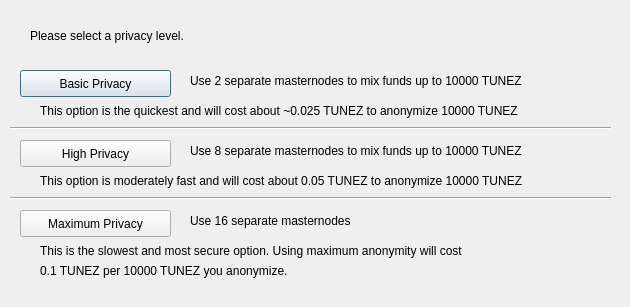
<?xml version="1.0" encoding="UTF-8"?>
<ui version="4.0">
 <class>ObfuscationConfig</class>
 <widget class="QDialog" name="ObfuscationConfig">
  <property name="geometry">
   <rect>
    <x>0</x>
    <y>0</y>
    <width>630</width>
    <height>307</height>
   </rect>
  </property>
  <property name="windowTitle">
   <string>Configure Obfuscation</string>
  </property>
  <widget class="QPushButton" name="buttonBasic">
   <property name="geometry">
    <rect>
     <x>20</x>
     <y>70</y>
     <width>151</width>
     <height>27</height>
    </rect>
   </property>
   <property name="text">
    <string>Basic Privacy</string>
   </property>
  </widget>
  <widget class="QPushButton" name="buttonHigh">
   <property name="geometry">
    <rect>
     <x>20</x>
     <y>140</y>
     <width>151</width>
     <height>27</height>
    </rect>
   </property>
   <property name="text">
    <string>High Privacy</string>
   </property>
  </widget>
  <widget class="QPushButton" name="buttonMax">
   <property name="geometry">
    <rect>
     <x>20</x>
     <y>210</y>
     <width>151</width>
     <height>27</height>
    </rect>
   </property>
   <property name="text">
    <string>Maximum Privacy</string>
   </property>
  </widget>
  <widget class="QLabel" name="label">
   <property name="geometry">
    <rect>
     <x>30</x>
     <y>20</y>
     <width>571</width>
     <height>31</height>
    </rect>
   </property>
   <property name="text">
    <string>Please select a privacy level.</string>
   </property>
  </widget>
  <widget class="QLabel" name="label_2">
   <property name="geometry">
    <rect>
     <x>190</x>
     <y>70</y>
     <width>421</width>
     <height>21</height>
    </rect>
   </property>
   <property name="text">
    <string>Use 2 separate masternodes to mix funds up to 10000 TUNEZ</string>
   </property>
  </widget>
  <widget class="QLabel" name="label_3">
   <property name="geometry">
    <rect>
     <x>190</x>
     <y>140</y>
     <width>411</width>
     <height>21</height>
    </rect>
   </property>
   <property name="text">
    <string>Use 8 separate masternodes to mix funds up to 10000 TUNEZ</string>
   </property>
  </widget>
  <widget class="QLabel" name="label_4">
   <property name="geometry">
    <rect>
     <x>190</x>
     <y>210</y>
     <width>421</width>
     <height>21</height>
    </rect>
   </property>
   <property name="text">
    <string>Use 16 separate masternodes</string>
   </property>
  </widget>
  <widget class="QLabel" name="label_6">
   <property name="geometry">
    <rect>
     <x>40</x>
     <y>100</y>
     <width>561</width>
     <height>21</height>
    </rect>
   </property>
   <property name="text">
    <string>This option is the quickest and will cost about ~0.025 TUNEZ to anonymize 10000 TUNEZ</string>
   </property>
  </widget>
  <widget class="QLabel" name="label_7">
   <property name="geometry">
    <rect>
     <x>40</x>
     <y>170</y>
     <width>561</width>
     <height>21</height>
    </rect>
   </property>
   <property name="text">
    <string>This option is moderately fast and will cost about 0.05 TUNEZ to anonymize 10000 TUNEZ</string>
   </property>
  </widget>
  <widget class="QLabel" name="label_8">
   <property name="geometry">
    <rect>
     <x>40</x>
     <y>240</y>
     <width>561</width>
     <height>21</height>
    </rect>
   </property>
   <property name="text">
    <string>This is the slowest and most secure option. Using maximum anonymity will cost</string>
   </property>
  </widget>
  <widget class="QLabel" name="label_9">
   <property name="geometry">
    <rect>
     <x>40</x>
     <y>260</y>
     <width>561</width>
     <height>21</height>
    </rect>
   </property>
   <property name="text">
    <string>0.1 TUNEZ per 10000 TUNEZ you anonymize.</string>
   </property>
  </widget>
  <widget class="Line" name="line">
   <property name="geometry">
    <rect>
     <x>10</x>
     <y>120</y>
     <width>601</width>
     <height>16</height>
    </rect>
   </property>
   <property name="orientation">
    <enum>Qt::Horizontal</enum>
   </property>
  </widget>
  <widget class="Line" name="line_2">
   <property name="geometry">
    <rect>
     <x>10</x>
     <y>190</y>
     <width>601</width>
     <height>16</height>
    </rect>
   </property>
   <property name="orientation">
    <enum>Qt::Horizontal</enum>
   </property>
  </widget>
 </widget>
 <resources/>
 <connections/>
</ui>
